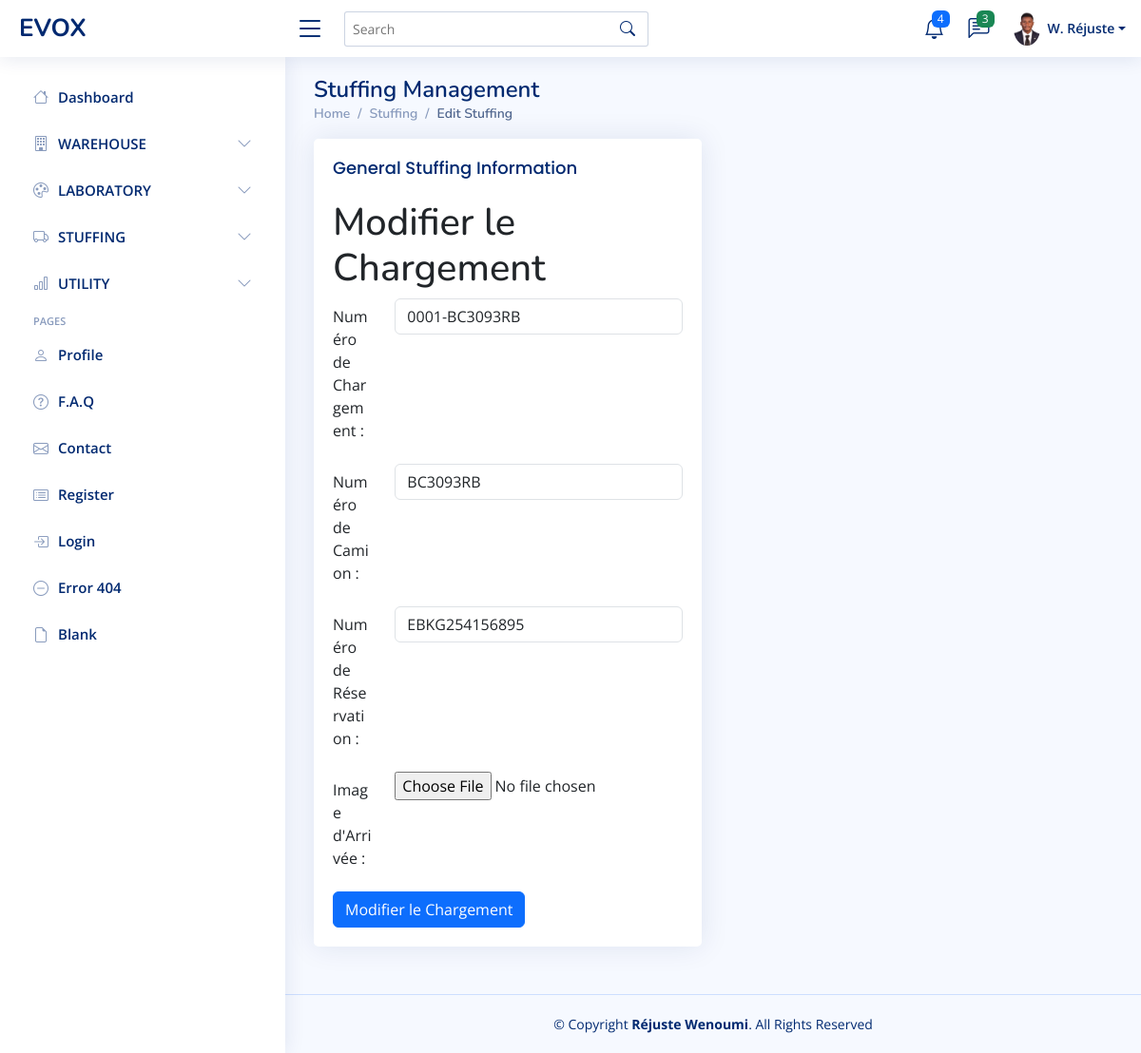
The app's page /edit_stuffing/1 with its own data.
### model.py (models this page shows)
class Stuffing(db.Model):
    __tablename__ = 'stuffing'
    id = db.Column(db.Integer, primary_key=True)
    stuffing_number = db.Column(db.String(10), unique=True, nullable=False)
    truck_number = db.Column(db.String(255), nullable=False)
    booking_number = db.Column(db.String(10))
    container = db.Column(db.String(25),unique=True)
    forwarder = db.Column(db.String(10))
    commodity = db.Column(db.String(255))
    variety = db.Column(db.String(255))
    arrival_timestamp = db.Column(db.DateTime, default=datetime.utcnow)
    arrival_image = db.Column(db.String(100))
    supplier_name = db.Column(db.String(255))
    wh_code = db.Column(db.String(255))
    bag_type = db.Column(db.String(255))
    bag_size = db.Column(db.Float)
    no_bags = db.Column(db.Integer)
    activity = db.Column(db.String(1000))
    loading_timestamp = db.Column(db.DateTime)
    controle = db.Column(db.String(1000))
    tc_status = db.Column(db.String(1000))
    seal_number = db.Column(db.String(10), unique=True)
    check_image = db.Column(db.String(100))
    seal_image = db.Column(db.String(100))
    lot_number = db.Column(db.String(255))
    departure_timestamp = db.Column(db.DateTime)
    weighment_slip_number = db.Column(db.String(20), unique=True)
    gross_weight = db.Column(db.Float)
    tare = db.Column(db.Float)
    net_weight = db.Column(db.Float)
    wb_image = db.Column(db.String(100))
    user_id = db.Column(db.Integer, db.ForeignKey('user.id'))
    user = db.relationship('User', backref='stuffings')

### main.py (the view, shortened to what this page needs)
@app.route('/edit_stuffing/<int:id>', methods=['GET', 'POST'])
def edit_stuffing(id):
    stuffing = Stuffing.query.get(id)
    return render_template('stuffing/edit_stuffing.html', stuffing=stuffing)

### templates/stuffing/edit_stuffing.html
{% extends "base.html" %}
{% block content %}
  <main id="main" class="main">
    <div class="pagetitle">
      <h1>Stuffing Management</h1>
      <nav>
        <ol class="breadcrumb">
          <li class="breadcrumb-item"><a href="index.html">Home</a></li>
          <li class="breadcrumb-item">Stuffing</li>
          <li class="breadcrumb-item active">Edit Stuffing</li>
        </ol>
      </nav>
    </div>
    <section class="section">
      <div class="row">
        <div class="col-lg-6">
          <div class="card">
            <div class="card-body">
              <h5 class="card-title">General Stuffing Information</h5>
              <h1>Modifier le Chargement</h1>
              <form method="POST" enctype="multipart/form-data">
                <div class="row mb-3">
                  <label for="stuffing_number" class="col-sm-2 col-form-label">Numéro de Chargement :</label>
                  <div class="col-sm-10">
                    <input type="text" class="fc" id="stuffing_number" name="stuffing_number" value="{{ stuffing.stuffing_number }}" required>
                  </div>
                </div>
                <div class="row mb-3">
                  <label for="truck_number" class="col-sm-2 col-form-label">Numéro de Camion :</label>
                  <div class="col-sm-10">
                    <input type="text" class="fc" id="truck_number" name="truck_number" value="{{ stuffing.truck_number }}" required>
                  </div>
                </div>
                <div class="row mb-3">
                  <label for="booking_number" class="col-sm-2 col-form-label">Numéro de Réservation :</label>
                  <div class="col-sm-10">
                    <input type="text" class="fc" id="booking_number" name="booking_number" value="{{ stuffing.booking_number }}">
                  </div>
                </div>
                <div class="row mb-3">
                  <label for="arrival_image" class="col-sm-2 col-form-label">Image d'Arrivée :</label>
                  <div class="col-sm-10">
                    <input type="file" class="fc-file" id="arrival_image" name="arrival_image">
                  </div>
                </div>
                <button type="submit" class="btn btn-primary">Modifier le Chargement</button>
              </form>
            </div>
          </div>
        </div>
        <div class="col-lg-6">
        </div>
      </div>
    </section>
  </main>
  {% endblock %}

### static/assets/css/style.css (style rules this page uses)
:root { scroll-behavior: smooth; }
body { font-family: "Open Sans", sans-serif; background: #f6f9ff; color: #444444; }
a { color: #4154f1; text-decoration: none; }
h1, h2, h3, h4, h5, h6 { font-family: "Nunito", sans-serif; }
#main { margin-top: 60px; padding: 20px 30px; transition: all 0.3s; }
.pagetitle { margin-bottom: 10px; }
.pagetitle h1 { font-size: 24px; margin-bottom: 0; font-weight: 600; color: #012970; }
.card { margin-bottom: 30px; border: none; border-radius: 5px; box-shadow: 0px 0 30px rgba(1, 41, 112, 0.1); }
.card-title { padding: 20px 0 15px 0; font-size: 18px; font-weight: 500; color: #012970; font-family: "Poppins", sans-serif; }
.card-body { padding: 0 20px 20px 20px; }
.breadcrumb { font-size: 14px; font-family: "Nunito", sans-serif; color: #899bbd; font-weight: 600; }
.breadcrumb a { color: #899bbd; transition: 0.3s; }
.breadcrumb .breadcrumb-item::before { color: #899bbd; }
.breadcrumb .active { color: #51678f; font-weight: 600; }
@media (min-width: 1200px) { #main, #footer { margin-left: 300px; } }

### records on screen
Stuffing: stuffing_number "0001-BC3093RB", truck_number "BC3093RB", booking_number "EBKG254156895"
